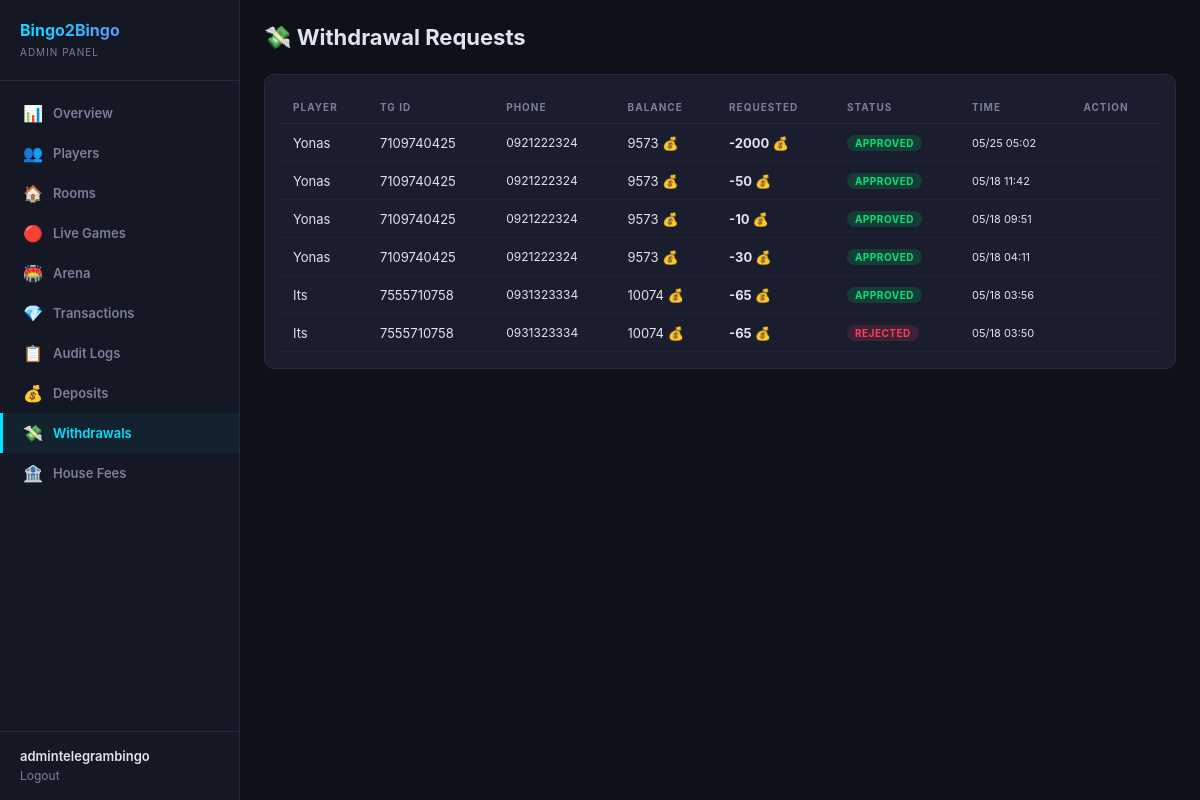
The page /dashboard/withdrawals/ (signed in) on the database as committed earlier.
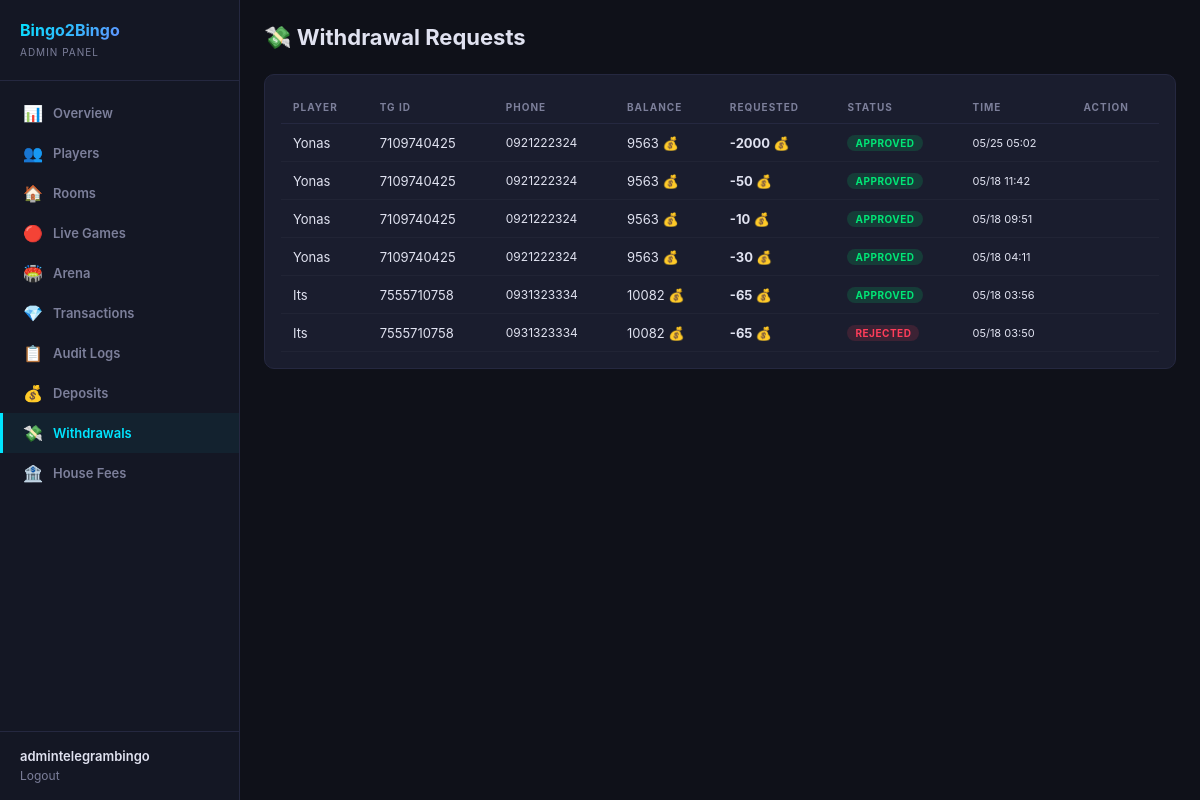
The same page on the database as committed later.
### finance/models.py (models this page shows, shortened)
class WithdrawalRequest(models.Model):
    class Status(models.TextChoices):
        PENDING = 'pending', 'Pending'
        APPROVED = 'approved', 'Approved'
        REJECTED = 'rejected', 'Rejected'
    player = models.ForeignKey(Player, on_delete=models.CASCADE, related_name='withdrawal_requests')
    amount = models.BigIntegerField()
    status = models.CharField(max_length=10, choices=Status.choices, default=Status.PENDING)
    reviewed_by = models.ForeignKey(User, null=True, blank=True, on_delete=models.SET_NULL)
    created_at = models.DateTimeField(default=timezone.now)
    reviewed_at = models.DateTimeField(null=True, blank=True)
    class Meta:
        verbose_name = 'Withdrawal Request'
        verbose_name_plural = 'Withdrawal Requests'
        ordering = ['-created_at']

### users/models.py (models this page shows, shortened)
class Player(models.Model):
    telegram_id = models.BigIntegerField(unique=True, db_index=True)
    username = models.CharField(max_length=255, blank=True, default='')
    first_name = models.CharField(max_length=255, blank=True, default='')
    phone_number = models.CharField(max_length=20, blank=True, default='')
    coins = models.BigIntegerField(default=10)
    wins = models.IntegerField(default=0)
    losses = models.IntegerField(default=0)
    games_played = models.IntegerField(default=0)
    xp = models.BigIntegerField(default=0)
    level = models.IntegerField(default=1)
    referral_code = models.CharField(max_length=32, unique=True, blank=True)
    invited_by = models.ForeignKey(
        'self', null=True, blank=True,
        on_delete=models.SET_NULL,
        related_name='invitees'
    )
    is_banned = models.BooleanField(default=False)
    last_daily_bonus = models.DateTimeField(null=True, blank=True)
    created_at = models.DateTimeField(default=timezone.now)
    class Meta:
        verbose_name = 'Player'
        verbose_name_plural = 'Players'
        ordering = ['-coins']

### dashboard/views.py (the view)
# urls.py: path('withdrawals/', views.finance_withdrawals, name='admin_withdrawals'),
@admin_required
def finance_withdrawals(request):
    from finance.views import admin_withdrawals
    return admin_withdrawals(request)

### dashboard/auth.py (called while the page is built)
def admin_required(view_func):
    @wraps(view_func)
    def wrapper(request, *args, **kwargs):
        if not request.user.is_authenticated:
            return redirect('dashboard:login')
        if not request.user.is_staff and not request.user.is_superuser:
            messages.error(request, 'Access denied. Staff only.')
            return redirect('dashboard:login')
        return view_func(request, *args, **kwargs)
    return wrapper

### finance/views.py (called while the page is built)
@admin_required
def admin_withdrawals(request):
    withdrawals = WithdrawalRequest.objects.select_related('player', 'reviewed_by').order_by('-created_at')[:100]
    return render(request, 'finance/admin_withdrawals.html', {
        'withdrawals': withdrawals,
        'status_filter': request.GET.get('status', 'all'),
    })

### finance/templates/finance/admin_withdrawals.html (shortened to what this page needs)
{% extends 'dashboard/base.html' %}
{% block content %}
<div class="header"><h1>💸 Withdrawal Requests</h1></div>
<div class="card">
  <table>
    <thead><tr><th>Player</th><th>TG ID</th><th>Phone</th><th>Balance</th><th>Requested</th><th>Status</th><th>Time</th><th>Action</th></tr></thead>
    <tbody>
    {% for w in withdrawals %}
    <tr>
      <td>{{ w.player.first_name }}</td>
      <td>{{ w.player.telegram_id }}</td>
      <td style="font-size:12px;">{{ w.player.phone_number|default:"—" }}</td>
      <td>{{ w.player.coins }} 💰</td>
      <td style="color:var(--neon-pink);font-weight:700;">-{{ w.amount }} 💰</td>
      <td>{% if w.status == 'pending' %}<span class="badge badge-warning">Pending</span>
        {% elif w.status == 'approved' %}<span class="badge badge-success">Approved</span>
        {% else %}<span class="badge badge-danger">Rejected</span>{% endif %}</td>
      <td style="font-size:11px;">{{ w.created_at|date:"m/d H:i" }}</td>
      <td>
      </td>
    </tr>
    {% empty %}
    <tr><td colspan="8" style="text-align:center;color:var(--muted);padding:32px;">No withdrawal requests</td></tr>
    {% endfor %}
    </tbody>
  </table>
</div>
{% endblock %}

Rows that differ between the two databases and show on the page:
changed through a linked row, WithdrawalRequest (number 1 of 6 on the later page): player.coins "9573" → "9563"
changed through a linked row, WithdrawalRequest (number 2 of 6 on the later page): player.coins "9573" → "9563"
changed through a linked row, WithdrawalRequest (number 3 of 6 on the later page): player.coins "9573" → "9563"
changed through a linked row, WithdrawalRequest (number 4 of 6 on the later page): player.coins "9573" → "9563"
changed through a linked row, WithdrawalRequest (number 5 of 6 on the later page): player.coins "10074" → "10082"
changed through a linked row, WithdrawalRequest (number 6 of 6 on the later page): player.coins "10074" → "10082"
